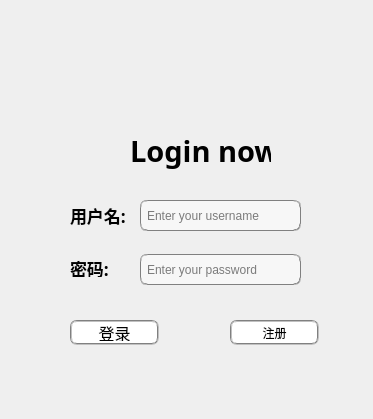
<?xml version="1.0" encoding="UTF-8"?>
<ui version="4.0">
 <class>Login</class>
 <widget class="QMainWindow" name="Login">
  <property name="geometry">
   <rect>
    <x>0</x>
    <y>0</y>
    <width>373</width>
    <height>419</height>
   </rect>
  </property>
  <property name="windowTitle">
   <string>MainWindow</string>
  </property>
  <property name="styleSheet">
   <string notr="true">#Login{border-image: url(:/login-bg.jpg);}</string>
  </property>
  <widget class="QWidget" name="centralwidget">
   <widget class="QLineEdit" name="lineEdit">
    <property name="geometry">
     <rect>
      <x>140</x>
      <y>200</y>
      <width>161</width>
      <height>31</height>
     </rect>
    </property>
    <property name="styleSheet">
     <string notr="true">background-color: rgb(247, 247, 247);
border:1px groove gray;border-radius:
7px;padding:2px 4px;
font: 10pt &quot;Candara&quot;;</string>
    </property>
    <property name="placeholderText">
     <string>Enter your username</string>
    </property>
   </widget>
   <widget class="QLineEdit" name="lineEdit_2">
    <property name="geometry">
     <rect>
      <x>140</x>
      <y>254</y>
      <width>161</width>
      <height>31</height>
     </rect>
    </property>
    <property name="styleSheet">
     <string notr="true">background-color: rgb(247, 247, 247);
border:1px groove gray;border-radius:
7px;padding:2px 4px;
font: 10pt &quot;Candara&quot;;</string>
    </property>
    <property name="echoMode">
     <enum>QLineEdit::Password</enum>
    </property>
    <property name="placeholderText">
     <string>Enter your password</string>
    </property>
   </widget>
   <widget class="QPushButton" name="pushButton_2">
    <property name="geometry">
     <rect>
      <x>230</x>
      <y>320</y>
      <width>89</width>
      <height>25</height>
     </rect>
    </property>
    <property name="styleSheet">
     <string notr="true">background-color:rgb(255, 255, 255);
border:2px groove gray;border-radius:
7px;padding:2px 4px;
font: 12pt &quot;Candara&quot;;</string>
    </property>
    <property name="text">
     <string>注册</string>
    </property>
   </widget>
   <widget class="QLabel" name="label">
    <property name="geometry">
     <rect>
      <x>70</x>
      <y>200</y>
      <width>61</width>
      <height>31</height>
     </rect>
    </property>
    <property name="font">
     <font>
      <family>Umpush</family>
      <pointsize>13</pointsize>
      <weight>75</weight>
      <bold>true</bold>
     </font>
    </property>
    <property name="text">
     <string>用户名:</string>
    </property>
   </widget>
   <widget class="QLabel" name="label_2">
    <property name="geometry">
     <rect>
      <x>70</x>
      <y>260</y>
      <width>67</width>
      <height>17</height>
     </rect>
    </property>
    <property name="font">
     <font>
      <family>Umpush</family>
      <pointsize>13</pointsize>
      <weight>75</weight>
      <bold>true</bold>
     </font>
    </property>
    <property name="text">
     <string>密码:</string>
    </property>
   </widget>
   <widget class="QPushButton" name="pushButton">
    <property name="geometry">
     <rect>
      <x>70</x>
      <y>320</y>
      <width>89</width>
      <height>25</height>
     </rect>
    </property>
    <property name="font">
     <font>
      <family>Candara</family>
      <pointsize>12</pointsize>
      <weight>50</weight>
      <italic>false</italic>
      <bold>false</bold>
     </font>
    </property>
    <property name="styleSheet">
     <string notr="true">background-color:rgb(255, 255, 255);
border:2px groove gray;border-radius:
7px;padding:2px 4px;
font: 12pt &quot;Candara&quot;;</string>
    </property>
    <property name="text">
     <string>登录</string>
    </property>
   </widget>
   <widget class="QLabel" name="label_3">
    <property name="geometry">
     <rect>
      <x>130</x>
      <y>120</y>
      <width>141</width>
      <height>61</height>
     </rect>
    </property>
    <property name="font">
     <font>
      <family>Sawasdee</family>
      <pointsize>22</pointsize>
      <weight>75</weight>
      <bold>true</bold>
     </font>
    </property>
    <property name="text">
     <string>Login now</string>
    </property>
   </widget>
   <widget class="QLabel" name="label_4">
    <property name="geometry">
     <rect>
      <x>140</x>
      <y>30</y>
      <width>101</width>
      <height>91</height>
     </rect>
    </property>
    <property name="styleSheet">
     <string notr="true">border-radius: 40px;
border-image: url(:/login-logo.png);</string>
    </property>
    <property name="text">
     <string/>
    </property>
   </widget>
  </widget>
 </widget>
 <resources/>
 <connections/>
</ui>
